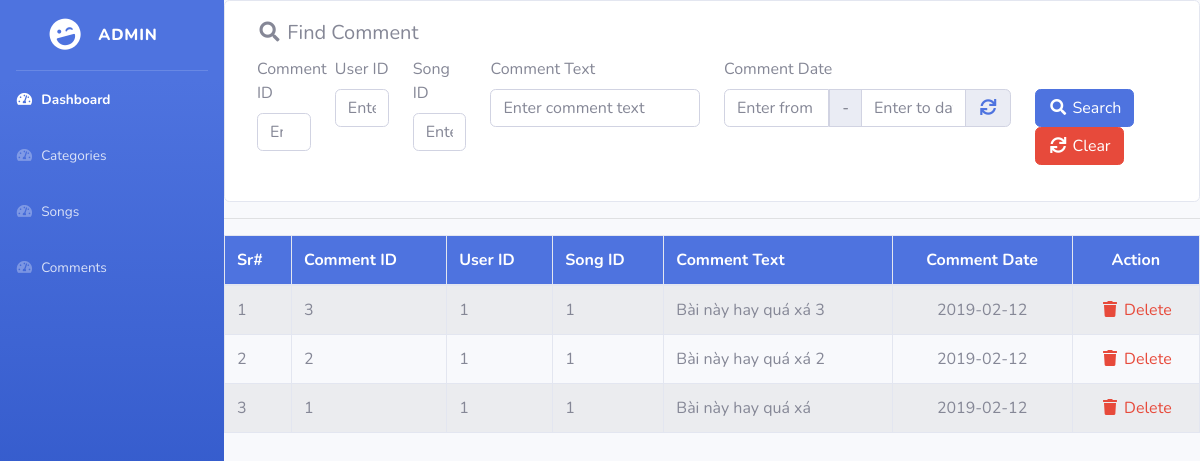
Page /admin_comment.php on the committed database.
### tables this page shows
CREATE TABLE `comments` (
  `CommentID` int(11) primary key auto_increment,
  `SongID` int(11),
  `UserID` int(11),
  `CommentText` varchar(1000),
  `CommentDate` timestamp
);

### include/Database.php (called while the page is built, shortened)
<?php
class Database{
    protected $pdo;
    public function __construct(\PDO $pdo)
    {
        $this->pdo = $pdo;
        $this->pdo->setAttribute(\PDO::ATTR_ERRMODE, \PDO::ERRMODE_EXCEPTION);
    }
    public function getAllRecords($tableName, $fields='*', $cond='', $orderBy='', $limit='')
    {
        $stmt = $this->pdo->prepare("SELECT $fields FROM $tableName WHERE 1 ".$cond." ".$orderBy." ".$limit);
        $stmt->execute();
        $rows = $stmt->fetchAll(PDO::FETCH_ASSOC);
        return $rows;
    }
}
?>

### config.php (called while the page is built, shortened)
<?php
include_once('include/Database.php');
$dsn	= 	"mysql:dbname=".SS_DB_NAME.";host=".SS_DB_HOST."";
$pdo	=	"";
try {
	$pdo = new PDO($dsn, SS_DB_USER, SS_DB_PASSWORD);
}catch (PDOException $e) {
	echo "Connection failed: " . $e->getMessage();
}
$db 	=	new Database($pdo);
?>

### admin_comment.php (the view, shortened to what this page needs)
<?php include_once('config.php'); ?>
<!DOCTYPE html>
<html lang="en">
<head>
    <link href="vendor/fontawesome-free/css/all.min.css" rel="stylesheet" type="text/css">
    <link href="css/sb-admin-2.min.css" rel="stylesheet">
</head>
<body id="page-top">
    <div id="wrapper">
        <ul class="navbar-nav bg-gradient-primary sidebar sidebar-dark accordion" id="accordionSidebar">
            <a class="sidebar-brand d-flex align-items-center justify-content-center" href="admin_dashboard.php">
                <div class="sidebar-brand-icon rotate-n-15">
                    <i class="fas fa-laugh-wink"></i>
                </div>
                <div class="sidebar-brand-text mx-3">Admin</div>
            </a>
            <hr class="sidebar-divider my-0">
            <li class="nav-item active">
                <a class="nav-link" href="admin_dashboard.php">
                    <i class="fas fa-fw fa-tachometer-alt"></i>
                    <span>Dashboard</span></a>
            </li>
            <li class="nav-item">
                <a class="nav-link" href="admin_category.php">
                    <i class="fas fa-fw fa-tachometer-alt"></i>
                    <span>Categories</span></a>
            </li>
            <li class="nav-item">
                <a class="nav-link" href="admin_song.php">
                    <i class="fas fa-fw fa-tachometer-alt"></i>
                    <span>Songs</span></a>
            </li>
            <li class="nav-item">
                <a class="nav-link" href="admin_comment.php">
                    <i class="fas fa-fw fa-tachometer-alt"></i>
                    <span>Comments</span></a>
            </li>
        </ul>
        <div id="content-wrapper" class="d-flex flex-column">
            <div id="content">
                <?php
                $condition = '';
                $commentData = $db->getAllRecords('comments', '*', $condition, 'ORDER BY CommentID DESC');
                ?>
                <div class="card">
                    <div class="card-body">
                        <div class="col-sm-12">
                            <h5 class="card-title"><i class="fa fa-fw fa-search"></i> Find Comment</h5>
                            <form method="get">
                                <div class="row">
                                    <div class="col-sm-1">
                                        <div class="form-group">
                                            <label>Comment ID</label>
                                            <input type="number" name="CommentID" id="CommentID" class="form-control"
                                                value="<?php echo isset($_REQUEST['CommentID']) ? $_REQUEST['CommentID'] : '' ?>"
                                                placeholder="Enter id">
                                        </div>
                                    </div>
                                    <div class="col-sm-1">
                                        <div class="form-group">
                                            <label>User ID</label>
                                            <input type="text" name="UserID" id="UserID" class="form-control"
                                                value="<?php echo isset($_REQUEST['UserID']) ? $_REQUEST['UserID'] : '' ?>"
                                                placeholder="Enter id">
                                        </div>
                                    </div>
                                    <div class="col-sm-1">
                                        <div class="form-group">
                                            <label>Song ID</label>
                                            <input type="text" name="SongID" id="SongID" class="form-control"
                                                value="<?php echo isset($_REQUEST['SongID']) ? $_REQUEST['SongID'] : '' ?>"
                                                placeholder="Enter id">
                                        </div>
                                    </div>
                                    <div class="col-sm-3">
                                        <div class="form-group">
                                            <label>Comment Text</label>
                                            <input type="text" name="CommentText" id="CommentText" class="form-control"
                                                value="<?php echo isset($_REQUEST['CommentText']) ? $_REQUEST['CommentText'] : '' ?>"
                                                placeholder="Enter comment text">
                                        </div>
                                    </div>
                                    <div class="col-sm-4">
                                        <div class="form-group">
                                            <label>Comment Date</label>
                                            <div class="input-group">
                                                <input type="text" class="fromDate form-control hasDatepicker" name="df"
                                                    id="df" value="" placeholder="Enter from date">
                                                <div class="input-group-prepend"><span class="input-group-text">-</span>
                                                </div>
                                                <input type="text" class="toDate form-control hasDatepicker" name="dt"
                                                    id="dt" value="" placeholder="Enter to date">
                                                <div class="input-group-append"><span class="input-group-text"><a
                                                            href="javascript:;" onclick="$('#df,#dt').val('');"><i
                                                                class="fa fa-fw fa-sync"></i></a></span></div>
                                            </div>
                                        </div>
                                    </div>
                                    <div class="col-sm-2">
                                        <div class="form-group">
                                            <label>&nbsp;</label>
                                            <div>
                                                <button type="submit" name="submit" value="search" id="submit"
                                                    class="btn btn-primary"><i class="fa fa-fw fa-search"></i>
                                                    Search</button>
                                                <a href="<?php echo $_SERVER['PHP_SELF']; ?>" class="btn btn-danger"><i
                                                        class="fa fa-fw fa-sync"></i>
                                                    Clear</a>
                                            </div>
                                        </div>
                                    </div>
                                </div>
                            </form>
                        </div>
                    </div>
                </div>
                <hr>
                <div>
                    <table class="table table-striped table-bordered">
                        <thead>
                            <tr class="bg-primary text-white">
                                <th>Sr#</th>
                                <th>Comment ID</th>
                                <th>User ID</th>
                                <th>Song ID</th>
                                <th>Comment Text</th>
                                <th class="text-center">Comment Date</th>
                                <th class="text-center">Action</th>
                            </tr>
                        </thead>
                        <tbody>
                            <?php
                            if (count($commentData) > 0) {
                                $s = '';
                                foreach ($commentData as $val) {
                                    $s++;
                                    ?>
                                    <tr>
                                        <td>
                                            <?php echo $s; ?>
                                        </td>
                                        <td>
                                            <?php echo $val['CommentID']; ?>
                                        </td>
                                        <td>
                                            <?php echo $val['SongID']; ?>
                                        </td>
                                        <td>
                                            <?php echo $val['UserID']; ?>
                                        </td>
                                        <td>
                                            <?php echo $val['CommentText']; ?>
                                        </td>
                                        <td align="center">
                                            <?php echo date('Y-m-d', strtotime($val['CommentDate'])); ?>
                                        </td>
                                        <td align="center">
                                            <a href="admin_delete_comment.php?delId=<?php echo $val['CommentID']; ?>"
                                                class="text-danger"
                                                onClick="return confirm('Are you sure to delete this comment?');"><i
                                                    class="fa fa-fw fa-trash"></i> Delete</a>
                                        </td>
                                    </tr>
                                    <?php
                                }
                            } else {
                                ?>
                                <tr>
                                    <td colspan="6" align="center">No Record(s) Found!</td>
                                </tr>
                            <?php } ?>
                        </tbody>
                    </table>
                </div>
            </div>
        </div>
    </div>
</body>
</html>

### rows in the picture
comments: CommentID "3", SongID "1", UserID "1", CommentText "Bài này hay quá xá 3", CommentDate "2019-02-12"
comments: CommentID "2", SongID "1", UserID "1", CommentText "Bài này hay quá xá 2", CommentDate "2019-02-12"
comments: CommentID "1", SongID "1", UserID "1", CommentText "Bài này hay quá xá", CommentDate "2019-02-12"
